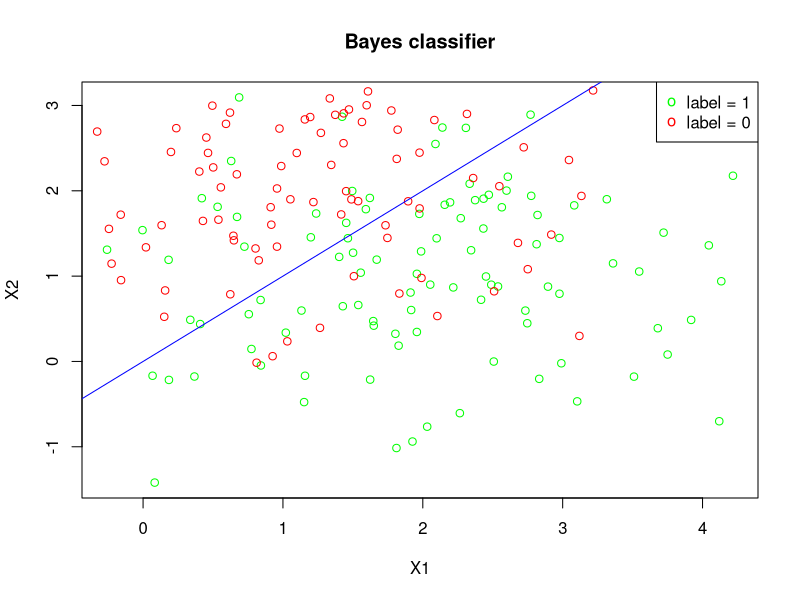

The R source for this figure:
#hw 2, question-5 
#Bayesian decision boundary

library(MASS)
library(ggplot2)

#generation of training data 

#training data - green labels
set.seed(2000)
mean1  =  t(c(2,1))
cov1   =  matrix(c(1,0,0,1),nrow=2)
green_train_data =  mvrnorm(100,mean1,cov1)
green_train_data =  data.frame(green_train_data)
green_train_data$label  =  1


#training data - red labels
set.seed(2000)
mean2  =  t(c(1,2))
cova2  =  matrix(c(1,0,0,1),nrow=2)
red_train_data  =  mvrnorm(100,mean2,cova2)
red_train_data  =  data.frame(red_train_data)
red_train_data$label  =  0


train_data  =  rbind(green_train_data,red_train_data)


#Bayes classifier 
plot(train_data[train_data$label == 1, "X1"] , train_data[train_data$label == 1, "X2"],
     xlab='X1',ylab='X2',col="green")
par(new=TRUE)
points(train_data[train_data$label == 0, "X1"] ,train_data[train_data$label == 0, "X2"],
       col="red")
abline(0,1,col = "blue")
title('Bayes classifier')
legend("topright",legend=c("label = 1","label = 0"), col=c("green","red"),pch = 'o')


#generation of test data 

#test data - green labels
set.seed(2014)
mean_t1  =  t(c(2,1))
cov_t1   =  matrix(c(1,0,0,1),nrow=2)
green_test_data =  mvrnorm(500,mean_t1,cov_t1)
green_test_data =  data.frame(green_test_data)
green_test_data$label  =  1


#test data - red labels
set.seed(2014)
mean_t2  =  t(c(1,2))
cova_t2  =  matrix(c(1,0,0,1),nrow=2)
red_test_data  =  mvrnorm(500,mean_t2,cova_t2)
red_test_data  =  data.frame(red_test_data)
red_test_data$label  =  0


test_data  =  rbind(green_test_data,red_test_data)
write.csv(test_data, file = "MyData.csv")


# bayes training error 
# bayes decision boundary is x=y

train_data$predicted = 1
train_data$predicted[((train_data$X2>train_data$X1) & (train_data$label==1))]  = 0
train_data$predicted[((train_data$X2<train_data$X1) & (train_data$label==0))] = 0

bayes_training_errorr=(nrow(train_data)-sum(train_data$predicted))/(nrow(train_data))
cat("bayes training error is ", bayes_training_errorr)


# bayes test error 
test_data$predicted = 1
test_data$predicted[((test_data$X2>test_data$X1) & (test_data$label==1))]  = 0
test_data$predicted[((test_data$X2<test_data$X1) & (test_data$label==0))] = 0

bayes_test_errorr=(nrow(test_data)-sum(test_data$predicted))/(nrow(test_data))
cat("\nbayes test error is ",bayes_test_errorr)

